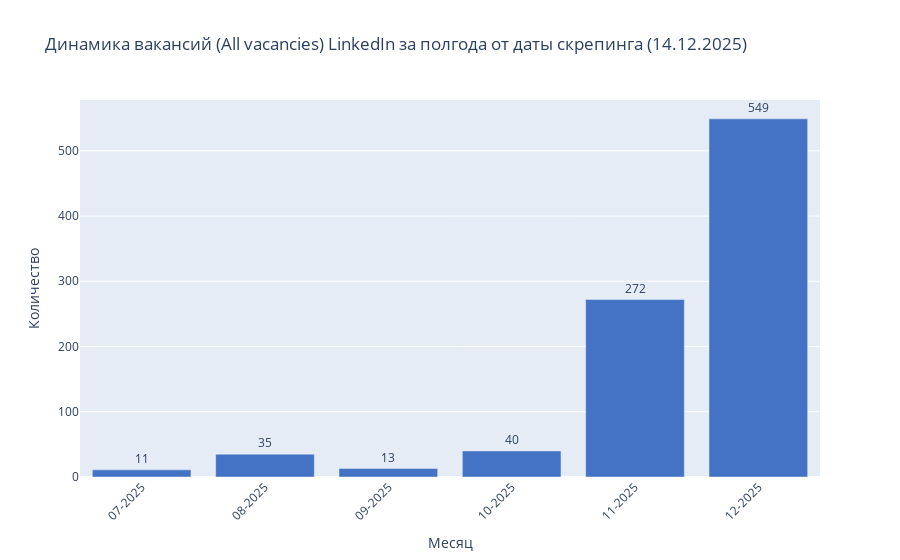
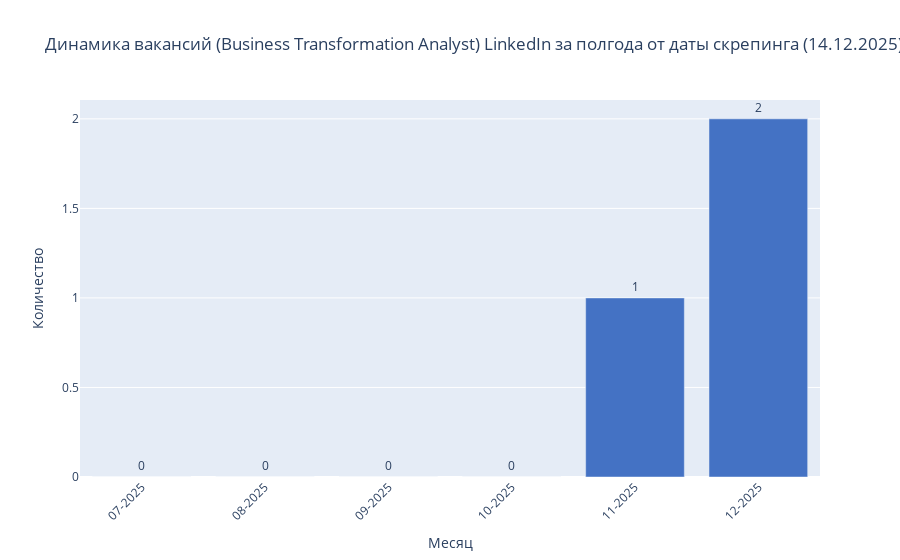
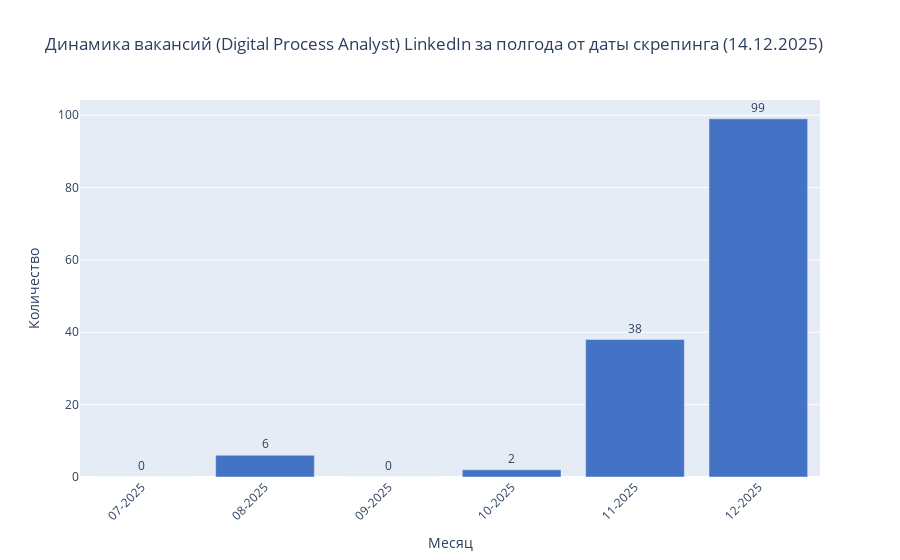
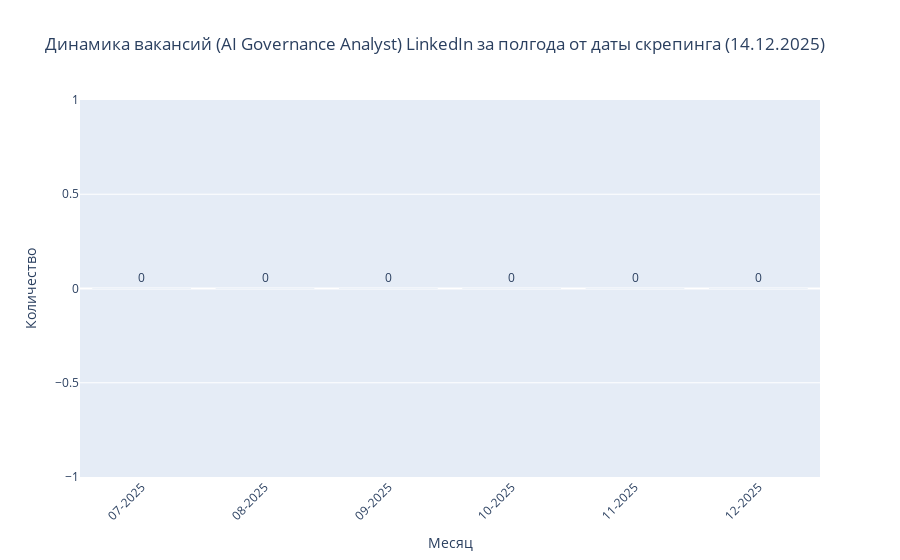

The cell these charts' notebook holds for them, in order:
### Markdown cell above
## PDF

### Code cell
import matplotlib.pyplot as plt
from matplotlib.backends.backend_pdf import PdfPages

# ОБЯЗАТЕЛЬНО: определяем путь к отчёту
report_folder = cfg.REPORT_FOLDER
report_folder.mkdir(exist_ok=True)
pdf_path = report_folder / "vacancies_report.pdf"

def is_kaleido_available_and_compatible():
    try:
        import plotly
        import kaleido  # noqa
        from packaging import version
        # Требование совместимости: Plotly >= 6.1.1 для Kaleido 1.2.0
        return version.parse(plotly.__version__) >= version.parse("6.1.1")
    except Exception:
        return False

def save_plotly_to_pdf(fig, pdf, temp_name, title=None):
    """Пробует сохранить plotly-график как PNG и вставить в PDF. Если экспорта нет — пропускает."""
    if not is_kaleido_available_and_compatible():
        print("Пропуск экспорта: требуется Kaleido и совместимая версия Plotly (>= 6.1.1).")
        return
    try:
        fig.write_image(temp_name)  # требует kaleido
        img = plt.imread(temp_name)
        fig_mpl, ax = plt.subplots()
        ax.imshow(img)
        ax.axis("off")
        if title:
            ax.set_title(title)
        pdf.savefig(fig_mpl)
        plt.close(fig_mpl)
    except Exception as e:
        print("Не удалось экспортировать изображение Plotly. Сообщение:", e)

with PdfPages(pdf_path) as pdf:
    # --- Текстовые разделы ---
    fig, ax = plt.subplots(figsize=(8.3, 11.7))  # формат A4
    ax.axis("off")
    text = (
        "Отчёт по вакансиям \"AI Business Automation Specialist\" в LinkedIn для Германии\n\n"
        "Лог выполнения:\n"
        "Начальное количество записей: 2515\n"
        "После удаления старше 6 месяцев: 2462\n"
        "После удаления дубликатов: 2205\n"
        "После фильтрации уровней опыта: 925\n\n"
        "Ключевые выводы:\n"
        "- Рынок вакансий для начинающих специалистов ~37%.\n"
        "- Наиболее востребованные уровни: Entry level, Associate, Internship.\n"
        "- Популярные должности: AI Product Manager, AI Project Manager, Digital Process Analyst, Prozessmanager/in, KI-Manager/in.\n"
        "- Динамика вакансий: рост в ноябре–декабре 2025.\n"
        "- Топ HARD skills: Make, SQL, Python, Fairness, BPMN.\n"
        "- Топ SOFT skills: Communication, Collaboration, Teamwork, Problem Solving.\n\n"
        "Рекомендации:\n"
        "Соискателям — развивать Python, SQL и soft skills.\n"
        "Работодателям — учитывать спрос на гибридные роли AI + бизнес-процессы."
    )
    ax.text(0.05, 0.95, text, va="top", fontsize=10, wrap=True)
    pdf.savefig(fig)
    plt.close(fig)

    # --- Диаграммы из анализа ---
    fig1 = mvf.plot_experience_distribution(
        df, cfg.REPORT_FOLDER,
        "01_experience_distribution_all-levels.html",
        "Распределение вакансий по уровням опыта до фильтрации"
    )
    save_plotly_to_pdf(fig1, pdf, "temp1.png")

    fig2 = mvf.plot_experience_distribution(
        df_clean, cfg.REPORT_FOLDER,
        "02_experience_distribution_junior-levels.html",
        "Распределение вакансий по уровням опыта после фильтрации для JUNIOR LEVEL"
    )
    save_plotly_to_pdf(fig2, pdf, "temp2.png")

    fig3 = mvf.plot_vacancy_distribution(
        df_clean, cfg.JOB_TITLE, cfg.SCRAPING_SYST_NAME, cfg.REPORT_FOLDER
    )
    save_plotly_to_pdf(fig3, pdf, "temp3.png")

    # Важно: если ранее была ошибка сравнения дат, убедись, что posted_at — Timestamp
    # df_clean["posted_at"] = pd.to_datetime(df_clean["posted_at"])

    figs_dyn = mvf.plot_vacancy_dynamics_separate(
        df_clean, cfg.JOB_TITLE, six_months_ago, cfg.SCRAPING_DATE, cfg.SCRAPING_SYST_NAME
    )
    for term, fig_dyn in figs_dyn.items():
        save_plotly_to_pdf(fig_dyn, pdf, f"temp_dyn_{term}.png", title=f"Динамика вакансий: {term}")

    fig_hard, fig_soft = mvf.plot_junior_skills_separate(
        hard_counter, soft_counter, cfg.SCRAPING_DATE, cfg.SCRAPING_SYST_NAME
    )
    save_plotly_to_pdf(fig_hard, pdf, "temp_hard.png")
    save_plotly_to_pdf(fig_soft, pdf, "temp_soft.png")

print(f"PDF-отчёт сохранён: {pdf_path}")

### Figure 1 — Plotly figure (JSON) as saved in the notebook; plotly's stock layout.template omitted (floating-point values rounded to 4 significant figures)
{"data": [{"hovertemplate": "Месяц=%{x}<br>Количество=%{text}<extra></extra>", "legendgroup": "", "marker": {"color": "#4472C4", "pattern": {"shape": ""}}, "name": "", "orientation": "v", "showlegend": false, "text": [11.0, 35.0, 13.0, 40.0, 272.0, 549.0], "textposition": "outside", "type": "bar", "x": ["07-2025", "08-2025", "09-2025", "10-2025", "11-2025", "12-2025"], "xaxis": "x", "y": [11, 35, 13, 40, 272, 549], "yaxis": "y"}], "layout": {"barmode": "relative", "legend": {"tracegroupgap": 0}, "title": {"text": "Динамика вакансий (All vacancies) LinkedIn за полгода от даты скрепинга (14.12.2025)"}, "xaxis": {"anchor": "y", "domain": [0, 1], "tickangle": -45, "tickmode": "array", "ticktext": ["07-2025", "08-2025", "09-2025", "10-2025", "11-2025", "12-2025"], "tickvals": ["07-2025", "08-2025", "09-2025", "10-2025", "11-2025", "12-2025"], "title": {"text": "Месяц"}}, "yaxis": {"anchor": "x", "domain": [0, 1], "showticklabels": true, "title": {"text": "Количество"}}}}

### Figure 2 — Plotly figure (JSON) as saved in the notebook; plotly's stock layout.template omitted (floating-point values rounded to 4 significant figures)
{"data": [{"hovertemplate": "Месяц=%{x}<br>Количество=%{text}<extra></extra>", "legendgroup": "", "marker": {"color": "#4472C4", "pattern": {"shape": ""}}, "name": "", "orientation": "v", "showlegend": false, "text": [0.0, 0.0, 0.0, 0.0, 1.0, 2.0], "textposition": "outside", "type": "bar", "x": ["07-2025", "08-2025", "09-2025", "10-2025", "11-2025", "12-2025"], "xaxis": "x", "y": [0, 0, 0, 0, 1, 2], "yaxis": "y"}], "layout": {"barmode": "relative", "legend": {"tracegroupgap": 0}, "title": {"text": "Динамика вакансий (Business Transformation Analyst) LinkedIn за полгода от даты скрепинга (14.12.2025)"}, "xaxis": {"anchor": "y", "domain": [0, 1], "tickangle": -45, "tickmode": "array", "ticktext": ["07-2025", "08-2025", "09-2025", "10-2025", "11-2025", "12-2025"], "tickvals": ["07-2025", "08-2025", "09-2025", "10-2025", "11-2025", "12-2025"], "title": {"text": "Месяц"}}, "yaxis": {"anchor": "x", "domain": [0, 1], "showticklabels": true, "title": {"text": "Количество"}}}}

### Figure 3 — Plotly figure (JSON) as saved in the notebook; plotly's stock layout.template omitted (floating-point values rounded to 4 significant figures)
{"data": [{"hovertemplate": "Месяц=%{x}<br>Количество=%{text}<extra></extra>", "legendgroup": "", "marker": {"color": "#4472C4", "pattern": {"shape": ""}}, "name": "", "orientation": "v", "showlegend": false, "text": [0.0, 6.0, 0.0, 2.0, 38.0, 99.0], "textposition": "outside", "type": "bar", "x": ["07-2025", "08-2025", "09-2025", "10-2025", "11-2025", "12-2025"], "xaxis": "x", "y": [0, 6, 0, 2, 38, 99], "yaxis": "y"}], "layout": {"barmode": "relative", "legend": {"tracegroupgap": 0}, "title": {"text": "Динамика вакансий (Digital Process Analyst) LinkedIn за полгода от даты скрепинга (14.12.2025)"}, "xaxis": {"anchor": "y", "domain": [0, 1], "tickangle": -45, "tickmode": "array", "ticktext": ["07-2025", "08-2025", "09-2025", "10-2025", "11-2025", "12-2025"], "tickvals": ["07-2025", "08-2025", "09-2025", "10-2025", "11-2025", "12-2025"], "title": {"text": "Месяц"}}, "yaxis": {"anchor": "x", "domain": [0, 1], "showticklabels": true, "title": {"text": "Количество"}}}}

### Figure 4 — Plotly figure (JSON) as saved in the notebook; plotly's stock layout.template omitted (floating-point values rounded to 4 significant figures)
{"data": [{"hovertemplate": "Месяц=%{x}<br>Количество=%{text}<extra></extra>", "legendgroup": "", "marker": {"color": "#4472C4", "pattern": {"shape": ""}}, "name": "", "orientation": "v", "showlegend": false, "text": [0.0, 0.0, 0.0, 0.0, 0.0, 0.0], "textposition": "outside", "type": "bar", "x": ["07-2025", "08-2025", "09-2025", "10-2025", "11-2025", "12-2025"], "xaxis": "x", "y": [0, 0, 0, 0, 0, 0], "yaxis": "y"}], "layout": {"barmode": "relative", "legend": {"tracegroupgap": 0}, "title": {"text": "Динамика вакансий (AI Governance Analyst) LinkedIn за полгода от даты скрепинга (14.12.2025)"}, "xaxis": {"anchor": "y", "domain": [0, 1], "tickangle": -45, "tickmode": "array", "ticktext": ["07-2025", "08-2025", "09-2025", "10-2025", "11-2025", "12-2025"], "tickvals": ["07-2025", "08-2025", "09-2025", "10-2025", "11-2025", "12-2025"], "title": {"text": "Месяц"}}, "yaxis": {"anchor": "x", "domain": [0, 1], "showticklabels": true, "title": {"text": "Количество"}}}}
